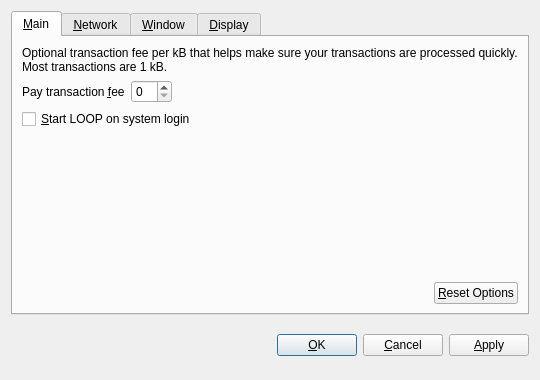
<?xml version="1.0" encoding="UTF-8"?>
<ui version="4.0">
 <class>OptionsDialog</class>
 <widget class="QDialog" name="OptionsDialog">
  <property name="geometry">
   <rect>
    <x>0</x>
    <y>0</y>
    <width>540</width>
    <height>380</height>
   </rect>
  </property>
  <property name="windowTitle">
   <string>Options</string>
  </property>
  <property name="modal">
   <bool>true</bool>
  </property>
  <layout class="QVBoxLayout" name="verticalLayout">
   <item>
    <widget class="QTabWidget" name="tabWidget">
     <property name="tabPosition">
      <enum>QTabWidget::North</enum>
     </property>
     <property name="currentIndex">
      <number>0</number>
     </property>
     <widget class="QWidget" name="tabMain">
      <attribute name="title">
       <string>&amp;Main</string>
      </attribute>
      <layout class="QVBoxLayout" name="verticalLayout_Main">
       <item>
        <widget class="QLabel" name="transactionFeeInfoLabel">
         <property name="text">
          <string>Optional transaction fee per kB that helps make sure your transactions are processed quickly. Most transactions are 1 kB.</string>
         </property>
         <property name="textFormat">
          <enum>Qt::PlainText</enum>
         </property>
         <property name="wordWrap">
          <bool>true</bool>
         </property>
        </widget>
       </item>
       <item>
        <layout class="QHBoxLayout" name="horizontalLayout_1_Main">
         <item>
          <widget class="QLabel" name="transactionFeeLabel">
           <property name="text">
            <string>Pay transaction &amp;fee</string>
           </property>
           <property name="textFormat">
            <enum>Qt::PlainText</enum>
           </property>
           <property name="buddy">
            <cstring>transactionFee</cstring>
           </property>
          </widget>
         </item>
         <item>
          <widget class="BitcoinAmountField" name="transactionFee"/>
         </item>
         <item>
          <spacer name="horizontalSpacer_1_Main">
           <property name="orientation">
            <enum>Qt::Horizontal</enum>
           </property>
           <property name="sizeHint" stdset="0">
            <size>
             <width>40</width>
             <height>20</height>
            </size>
           </property>
          </spacer>
         </item>
        </layout>
       </item>
       <item>
        <widget class="QCheckBox" name="bitcoinAtStartup">
         <property name="toolTip">
          <string>Automatically start LOOP after logging in to the system.</string>
         </property>
         <property name="text">
          <string>&amp;Start LOOP on system login</string>
         </property>
        </widget>
       </item>
       <item>
        <spacer name="verticalSpacer_Main">
         <property name="orientation">
          <enum>Qt::Vertical</enum>
         </property>
         <property name="sizeHint" stdset="0">
          <size>
           <width>20</width>
           <height>40</height>
          </size>
         </property>
        </spacer>
       </item>
       <item>
        <layout class="QHBoxLayout" name="horizontalLayout_2_Main">
         <item>
          <spacer name="horizontalSpacer_2_Main">
           <property name="orientation">
            <enum>Qt::Horizontal</enum>
           </property>
           <property name="sizeHint" stdset="0">
            <size>
             <width>40</width>
             <height>20</height>
            </size>
           </property>
          </spacer>
         </item>
         <item>
          <widget class="QPushButton" name="resetButton">
           <property name="toolTip">
            <string>Reset all client options to default.</string>
           </property>
           <property name="text">
            <string>&amp;Reset Options</string>
           </property>
           <property name="autoDefault">
            <bool>false</bool>
           </property>
          </widget>
         </item>
        </layout>
       </item>
      </layout>
     </widget>
     <widget class="QWidget" name="tabNetwork">
      <attribute name="title">
       <string>&amp;Network</string>
      </attribute>
      <layout class="QVBoxLayout" name="verticalLayout_Network">
       <item>
        <widget class="QCheckBox" name="mapPortUpnp">
         <property name="toolTip">
          <string>Automatically open the LOOP client port on the router. This only works when your router supports UPnP and it is enabled.</string>
         </property>
         <property name="text">
          <string>Map port using &amp;UPnP</string>
         </property>
        </widget>
       </item>
       <item>
        <widget class="QCheckBox" name="connectSocks">
         <property name="toolTip">
          <string>Connect to the LOOP network through a SOCKS proxy (e.g. when connecting through Tor).</string>
         </property>
         <property name="text">
          <string>&amp;Connect through SOCKS proxy:</string>
         </property>
        </widget>
       </item>
       <item>
        <layout class="QHBoxLayout" name="horizontalLayout_Network">
         <item>
          <widget class="QLabel" name="proxyIpLabel">
           <property name="text">
            <string>Proxy &amp;IP:</string>
           </property>
           <property name="textFormat">
            <enum>Qt::PlainText</enum>
           </property>
           <property name="buddy">
            <cstring>proxyIp</cstring>
           </property>
          </widget>
         </item>
         <item>
          <widget class="QValidatedLineEdit" name="proxyIp">
           <property name="maximumSize">
            <size>
             <width>140</width>
             <height>16777215</height>
            </size>
           </property>
           <property name="toolTip">
            <string>IP address of the proxy (e.g. 127.0.0.1)</string>
           </property>
          </widget>
         </item>
         <item>
          <widget class="QLabel" name="proxyPortLabel">
           <property name="text">
            <string>&amp;Port:</string>
           </property>
           <property name="textFormat">
            <enum>Qt::PlainText</enum>
           </property>
           <property name="buddy">
            <cstring>proxyPort</cstring>
           </property>
          </widget>
         </item>
         <item>
          <widget class="QLineEdit" name="proxyPort">
           <property name="maximumSize">
            <size>
             <width>55</width>
             <height>16777215</height>
            </size>
           </property>
           <property name="toolTip">
            <string>Port of the proxy (e.g. 9050)</string>
           </property>
          </widget>
         </item>
         <item>
          <widget class="QLabel" name="socksVersionLabel">
           <property name="text">
            <string>SOCKS &amp;Version:</string>
           </property>
           <property name="textFormat">
            <enum>Qt::PlainText</enum>
           </property>
           <property name="buddy">
            <cstring>socksVersion</cstring>
           </property>
          </widget>
         </item>
         <item>
          <widget class="QValueComboBox" name="socksVersion">
           <property name="toolTip">
            <string>SOCKS version of the proxy (e.g. 5)</string>
           </property>
          </widget>
         </item>
         <item>
          <spacer name="horizontalSpacer_Network">
           <property name="orientation">
            <enum>Qt::Horizontal</enum>
           </property>
           <property name="sizeHint" stdset="0">
            <size>
             <width>40</width>
             <height>20</height>
            </size>
           </property>
          </spacer>
         </item>
        </layout>
       </item>
       <item>
        <spacer name="verticalSpacer_Network">
         <property name="orientation">
          <enum>Qt::Vertical</enum>
         </property>
         <property name="sizeHint" stdset="0">
          <size>
           <width>20</width>
           <height>40</height>
          </size>
         </property>
        </spacer>
       </item>
      </layout>
     </widget>
     <widget class="QWidget" name="tabWindow">
      <attribute name="title">
       <string>&amp;Window</string>
      </attribute>
      <layout class="QVBoxLayout" name="verticalLayout_Window">
       <item>
        <widget class="QCheckBox" name="minimizeToTray">
         <property name="toolTip">
          <string>Show only a tray icon after minimizing the window.</string>
         </property>
         <property name="text">
          <string>&amp;Minimize to the tray instead of the taskbar</string>
         </property>
        </widget>
       </item>
       <item>
        <widget class="QCheckBox" name="minimizeOnClose">
         <property name="toolTip">
          <string>Minimize instead of exit the application when the window is closed. When this option is enabled, the application will be closed only after selecting Quit in the menu.</string>
         </property>
         <property name="text">
          <string>M&amp;inimize on close</string>
         </property>
        </widget>
       </item>
       <item>
        <spacer name="verticalSpacer_Window">
         <property name="orientation">
          <enum>Qt::Vertical</enum>
         </property>
         <property name="sizeHint" stdset="0">
          <size>
           <width>20</width>
           <height>40</height>
          </size>
         </property>
        </spacer>
       </item>
      </layout>
     </widget>
     <widget class="QWidget" name="tabDisplay">
      <attribute name="title">
       <string>&amp;Display</string>
      </attribute>
      <layout class="QVBoxLayout" name="verticalLayout_Display">
       <item>
        <layout class="QHBoxLayout" name="horizontalLayout_1_Display">
         <item>
          <widget class="QLabel" name="langLabel">
           <property name="text">
            <string>User Interface &amp;language:</string>
           </property>
           <property name="textFormat">
            <enum>Qt::PlainText</enum>
           </property>
           <property name="buddy">
            <cstring>lang</cstring>
           </property>
          </widget>
         </item>
         <item>
          <widget class="QValueComboBox" name="lang">
           <property name="toolTip">
            <string>The user interface language can be set here. This setting will take effect after restarting LOOP.</string>
           </property>
          </widget>
         </item>
        </layout>
       </item>
       <item>
        <layout class="QHBoxLayout" name="horizontalLayout_2_Display">
         <item>
          <widget class="QLabel" name="unitLabel">
           <property name="text">
            <string>&amp;Unit to show amounts in:</string>
           </property>
           <property name="textFormat">
            <enum>Qt::PlainText</enum>
           </property>
           <property name="buddy">
            <cstring>unit</cstring>
           </property>
          </widget>
         </item>
         <item>
          <widget class="QValueComboBox" name="unit">
           <property name="toolTip">
            <string>Choose the default subdivision unit to show in the interface and when sending coins.</string>
           </property>
          </widget>
         </item>
        </layout>
       </item>
       <item>
        <widget class="QCheckBox" name="displayAddresses">
         <property name="toolTip">
          <string>Whether to show LOOP addresses in the transaction list or not.</string>
         </property>
         <property name="text">
          <string>&amp;Display addresses in transaction list</string>
         </property>
        </widget>
       </item>
       <item>
        <spacer name="verticalSpacer_Display">
         <property name="orientation">
          <enum>Qt::Vertical</enum>
         </property>
         <property name="sizeHint" stdset="0">
          <size>
           <width>20</width>
           <height>40</height>
          </size>
         </property>
        </spacer>
       </item>
      </layout>
     </widget>
    </widget>
   </item>
   <item>
    <layout class="QHBoxLayout" name="horizontalLayout_Buttons">
     <item>
      <spacer name="horizontalSpacer_1">
       <property name="orientation">
        <enum>Qt::Horizontal</enum>
       </property>
       <property name="sizeHint" stdset="0">
        <size>
         <width>40</width>
         <height>48</height>
        </size>
       </property>
      </spacer>
     </item>
     <item>
      <widget class="QLabel" name="statusLabel">
       <property name="font">
        <font>
         <weight>75</weight>
         <bold>true</bold>
        </font>
       </property>
       <property name="text">
        <string/>
       </property>
       <property name="textFormat">
        <enum>Qt::PlainText</enum>
       </property>
       <property name="wordWrap">
        <bool>true</bool>
       </property>
      </widget>
     </item>
     <item>
      <spacer name="horizontalSpacer_2">
       <property name="orientation">
        <enum>Qt::Horizontal</enum>
       </property>
       <property name="sizeHint" stdset="0">
        <size>
         <width>40</width>
         <height>48</height>
        </size>
       </property>
      </spacer>
     </item>
     <item>
      <widget class="QPushButton" name="okButton">
       <property name="text">
        <string>&amp;OK</string>
       </property>
      </widget>
     </item>
     <item>
      <widget class="QPushButton" name="cancelButton">
       <property name="text">
        <string>&amp;Cancel</string>
       </property>
       <property name="autoDefault">
        <bool>false</bool>
       </property>
      </widget>
     </item>
     <item>
      <widget class="QPushButton" name="applyButton">
       <property name="text">
        <string>&amp;Apply</string>
       </property>
       <property name="autoDefault">
        <bool>false</bool>
       </property>
      </widget>
     </item>
    </layout>
   </item>
  </layout>
 </widget>
 <customwidgets>
  <customwidget>
   <class>BitcoinAmountField</class>
   <extends>QSpinBox</extends>
   <header>bitcoinamountfield.h</header>
  </customwidget>
  <customwidget>
   <class>QValueComboBox</class>
   <extends>QComboBox</extends>
   <header>qvaluecombobox.h</header>
  </customwidget>
  <customwidget>
   <class>QValidatedLineEdit</class>
   <extends>QLineEdit</extends>
   <header>qvalidatedlineedit.h</header>
  </customwidget>
 </customwidgets>
 <resources/>
 <connections/>
</ui>
